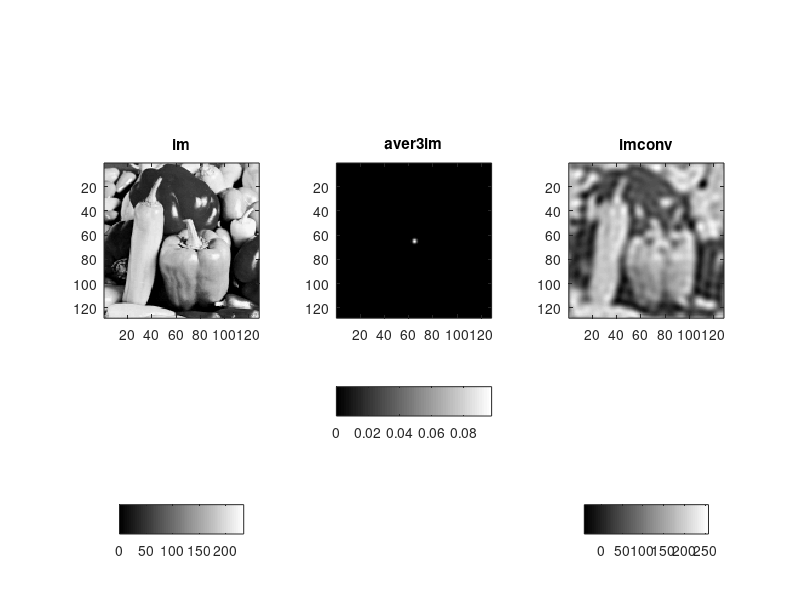
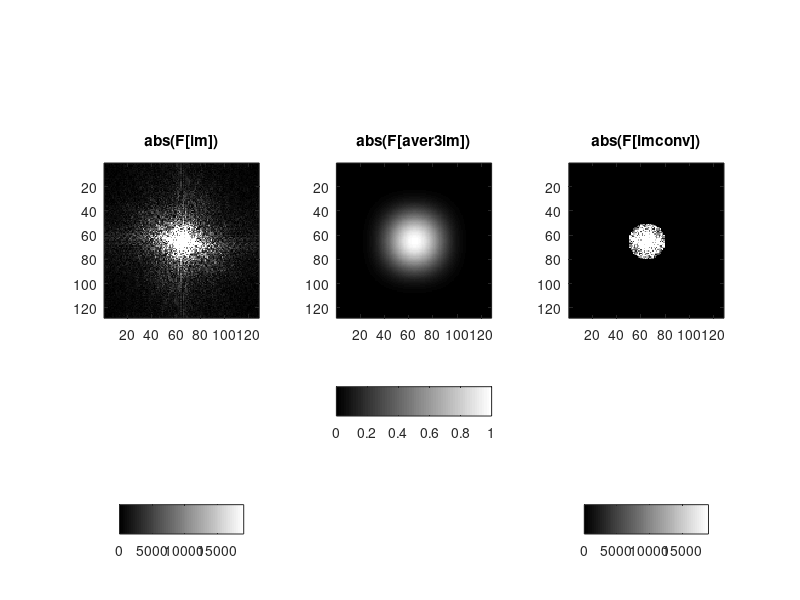

Here is the MATLAB script that generated these plots, in order:
load peppersmall
im = peppersmall;
aver = [1 2 1; 2 4 2; 1 2 1]/16;
aver3 = conv2(conv2(aver,aver,'full'),aver,'full');
half = (size(im,1)-1)/2;
[u,v] = meshgrid(-ceil(half):floor(half),-ceil(half):floor(half));
IDEALFILT = sqrt(u.^2+v.^2) < 15;
%imconv = conv2(im,aver3,'same');
aver3im = 0*im;
center = size(im,1)/2+1;
aver3im(center-3:center+3, center-3:center+3) = aver3;
IM = fftshift(fft2(ifftshift(im)));
AVER3IM = fftshift(fft2(ifftshift(aver3im)));
% IMCONV = fftshift(fft2(ifftshift(imconv)));
IMCONV = IM .* IDEALFILT;
imconv = fftshift(ifft2(ifftshift(IMCONV)));
maxIM = max(max(abs(IM)));
figure(3); colormap gray;
subplot(131); imagesc(im);
axis image; title('im'); colorbar('SouthOutside')
subplot(132); imagesc(aver3im);
axis image; title('aver3im'); colorbar('SouthOutside')
subplot(133); imagesc(imconv);
axis image; title('imconv'); colorbar('SouthOutside')
figure(4); colormap gray;
subplot(131); imagesc(abs(IM), [0 0.01*maxIM]);
axis image; title('abs(F[im])'); colorbar('SouthOutside')
subplot(132); imagesc(abs(AVER3IM));
axis image; title('abs(F[aver3im])'); colorbar('SouthOutside')
subplot(133); imagesc(abs(IMCONV), [0 0.01*maxIM]);
axis image; title('abs(F[imconv])'); colorbar('SouthOutside')
